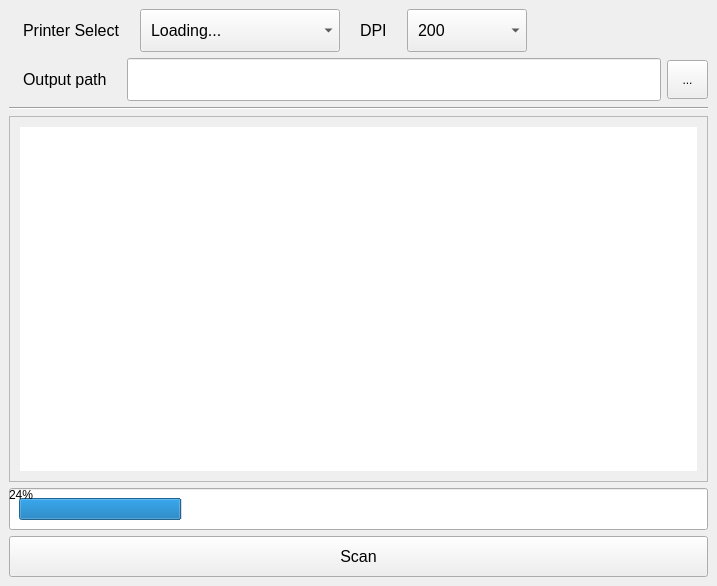
<?xml version="1.0" encoding="UTF-8"?>
<ui version="4.0">
 <class>MainWindow</class>
 <widget class="QMainWindow" name="MainWindow">
  <property name="geometry">
   <rect>
    <x>0</x>
    <y>0</y>
    <width>717</width>
    <height>586</height>
   </rect>
  </property>
  <property name="windowTitle">
   <string>Scanner</string>
  </property>
  <widget class="QWidget" name="centralwidget">
   <property name="styleSheet">
    <string notr="true">padding:10px;</string>
   </property>
   <layout class="QVBoxLayout" name="verticalLayout">
    <item>
     <layout class="QHBoxLayout" name="horizontalLayout">
      <item>
       <layout class="QHBoxLayout" name="horizontalLayout_2">
        <property name="sizeConstraint">
         <enum>QLayout::SetMinimumSize</enum>
        </property>
        <item>
         <widget class="QLabel" name="label">
          <property name="sizePolicy">
           <sizepolicy hsizetype="Maximum" vsizetype="Preferred">
            <horstretch>0</horstretch>
            <verstretch>0</verstretch>
           </sizepolicy>
          </property>
          <property name="font">
           <font>
            <pointsize>12</pointsize>
           </font>
          </property>
          <property name="text">
           <string>Printer Select</string>
          </property>
         </widget>
        </item>
        <item>
         <widget class="QComboBox" name="printerSelect">
          <property name="sizePolicy">
           <sizepolicy hsizetype="Preferred" vsizetype="Preferred">
            <horstretch>0</horstretch>
            <verstretch>0</verstretch>
           </sizepolicy>
          </property>
          <property name="minimumSize">
           <size>
            <width>200</width>
            <height>0</height>
           </size>
          </property>
          <property name="font">
           <font>
            <pointsize>12</pointsize>
           </font>
          </property>
          <property name="placeholderText">
           <string>Loading...</string>
          </property>
         </widget>
        </item>
        <item>
         <layout class="QHBoxLayout" name="horizontalLayout_3">
          <item>
           <widget class="QLabel" name="label_3">
            <property name="sizePolicy">
             <sizepolicy hsizetype="Maximum" vsizetype="Preferred">
              <horstretch>0</horstretch>
              <verstretch>0</verstretch>
             </sizepolicy>
            </property>
            <property name="font">
             <font>
              <pointsize>12</pointsize>
             </font>
            </property>
            <property name="text">
             <string>DPI</string>
            </property>
           </widget>
          </item>
          <item>
           <widget class="QComboBox" name="dpiSelect">
            <property name="minimumSize">
             <size>
              <width>120</width>
              <height>0</height>
             </size>
            </property>
            <property name="font">
             <font>
              <pointsize>12</pointsize>
             </font>
            </property>
            <item>
             <property name="text">
              <string>200</string>
             </property>
            </item>
            <item>
             <property name="text">
              <string>300</string>
             </property>
            </item>
            <item>
             <property name="text">
              <string>400</string>
             </property>
            </item>
            <item>
             <property name="text">
              <string>600</string>
             </property>
            </item>
            <item>
             <property name="text">
              <string>800</string>
             </property>
            </item>
            <item>
             <property name="text">
              <string>1200</string>
             </property>
            </item>
           </widget>
          </item>
          <item>
           <spacer name="horizontalSpacer">
            <property name="orientation">
             <enum>Qt::Horizontal</enum>
            </property>
            <property name="sizeHint" stdset="0">
             <size>
              <width>40</width>
              <height>20</height>
             </size>
            </property>
           </spacer>
          </item>
         </layout>
        </item>
       </layout>
      </item>
     </layout>
    </item>
    <item>
     <layout class="QHBoxLayout" name="horizontalLayout_4">
      <item>
       <widget class="QLabel" name="label_2">
        <property name="font">
         <font>
          <pointsize>12</pointsize>
         </font>
        </property>
        <property name="text">
         <string>Output path</string>
        </property>
       </widget>
      </item>
      <item>
       <widget class="QLineEdit" name="outpath">
        <property name="font">
         <font>
          <pointsize>12</pointsize>
         </font>
        </property>
       </widget>
      </item>
      <item>
       <widget class="QToolButton" name="outpathButton">
        <property name="text">
         <string>...</string>
        </property>
       </widget>
      </item>
     </layout>
    </item>
    <item>
     <widget class="Line" name="line">
      <property name="orientation">
       <enum>Qt::Horizontal</enum>
      </property>
     </widget>
    </item>
    <item>
     <widget class="QPlainTextEdit" name="consoleLog">
      <property name="font">
       <font>
        <pointsize>11</pointsize>
       </font>
      </property>
      <property name="undoRedoEnabled">
       <bool>false</bool>
      </property>
      <property name="readOnly">
       <bool>true</bool>
      </property>
     </widget>
    </item>
    <item>
     <widget class="QProgressBar" name="progressBar">
      <property name="value">
       <number>24</number>
      </property>
     </widget>
    </item>
    <item>
     <widget class="QPushButton" name="scanBtn">
      <property name="font">
       <font>
        <pointsize>12</pointsize>
       </font>
      </property>
      <property name="text">
       <string>Scan</string>
      </property>
     </widget>
    </item>
   </layout>
  </widget>
 </widget>
 <resources/>
 <connections/>
</ui>
